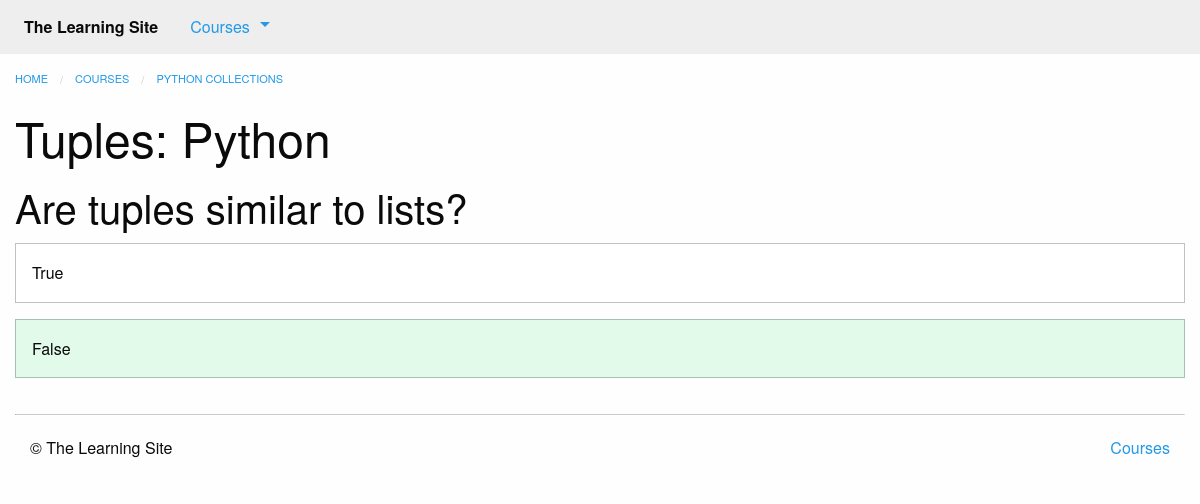
Screenshot of /courses/2/7/q with the database file from the repository.
### courses/models.py (models this page shows, shortened)
class Step(models.Model):
    title = models.CharField(max_length=255)
    description = models.TextField()
    order = models.IntegerField(default=0)
    course = models.ForeignKey(Course, on_delete=models.CASCADE)
    class Meta:
        abstract = True
        ordering = ['order', ]

class Quiz(Step):
    total_questions = models.IntegerField(default=4)
    class Meta:
        verbose_name_plural = "Quizzes"

class Course(models.Model):
    created_at = models.DateTimeField(auto_now_add=True)
    title = models.CharField(max_length=255)
    description = models.TextField()

class Question(models.Model):
    quiz = models.ForeignKey(Quiz, on_delete=models.CASCADE)
    order = models.IntegerField(default=0)
    prompt = models.TextField()
    class Meta:
        ordering = ['order', ]

class Answer(models.Model):
    question = models.ForeignKey(Question, on_delete=models.CASCADE)
    order = models.IntegerField(default=0)
    text = models.CharField(max_length=255)
    correct = models.BooleanField(default=False)
    class Meta:
        ordering = ['order', ]

### courses/views.py (the view)
# urls.py: path('<int:course_pk>/<int:step_pk>/q', views.quiz_detail, name='quiz'),
def quiz_detail(request, course_pk, step_pk):
    step = get_object_or_404(models.Quiz, course_id=course_pk, pk=step_pk)
    return render(request, 'courses/quiz_detail.html', {'step': step})

### courses/templatetags/course_extras.py (called while the page is built)
@register.inclusion_tag('courses/course_nav.html')
def nav_courses_list():
    courses = Course.objects.all()[:5]
    return {'courses': courses}

### courses/templates/courses/quiz_detail.html (shortened to what this page needs)
{% extends "courses/layout.html" %}
{% load course_extras %}
{% block breadcrumbs %}
    <li><a href="{% url 'courses:detail' pk=step.course.pk %}">{{ step.course.title }}</a></li>
{% endblock %}
{% block content %}
    <div class="row columns">
        <article>
            {{ block.super }}
            <h1>{{ step.title }}</h1>
            <ul class="no-bullet">
                {% for question in step.question_set.all %}
                <li>
                    <h2>{{ question.prompt }}</h2>
                    {% for answer in question.answer_set.all %}
                        <div class="callout {% if answer.correct %}success{% endif %}">{{ answer.text }}</div>
                    {% endfor %}
                </li>
                {% endfor %}
            </ul>
        </article>
    </div>
{% endblock %}

### rows the page displays
Quiz: course "PYTHON COLLECTIONS", title "Tuples: Python"
Question: prompt "Are tuples similar to lists?"
Answer: text "True"
Answer: text "False"
